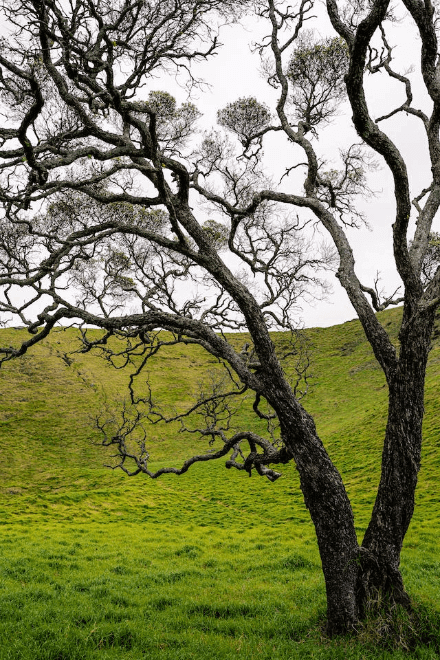
#> input picture image1.png, 440 x 660 px
$ python 20.py   (older library calls are emulated)
#> lines starting #> are read from the running program, lines starting #| are printed output that depends on the picture
import cv2
import numpy as np
import matplotlib.pyplot as plt
import matplotlib.patches as patches
from skimage.feature import graycomatrix, graycoprops

# 1. Load the grayscale image
# Ensure 'image.png' is in your directory and is large enough (e.g., > 200x200 pixels)
image = cv2.imread('image1.png', cv2.IMREAD_GRAYSCALE)
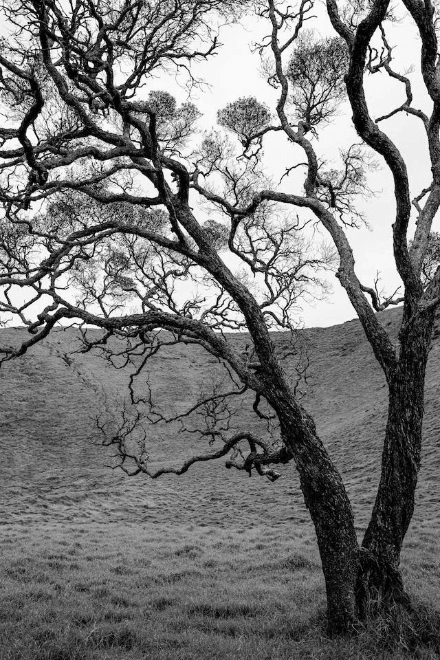
#> image: shape (660, 440); min 2, max 250, mean 120.6

# 2. Define two different regions (patches) for comparison
# Adjust these coordinates based on your specific image to capture different textures
# Format: image[y_start:y_end, x_start:x_end]
patch_size = 50
y1, x1 = 20, 20      # Coordinates for Region 1 (e.g., a smooth background area)
y2, x2 = 100, 100    # Coordinates for Region 2 (e.g., a highly textured object area)

patch1 = image[y1:y1+patch_size, x1:x1+patch_size]
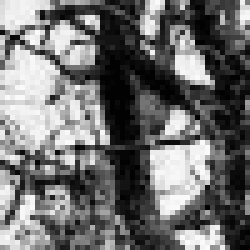
#> patch1: shape (50, 50) (shown 5 times larger); min 2, max 250, mean 111.4
patch2 = image[y2:y2+patch_size, x2:x2+patch_size]
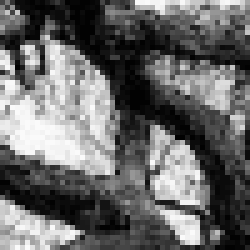
#> patch2: shape (50, 50) (shown 5 times larger); min 2, max 250, mean 105.3

# 3. Define a helper function to compute GLCM and extract features
def get_glcm_features(patch):
    # Compute the GLCM
    # distances=[1]: looks at the immediate neighbor
    # angles=[0]: looks in the horizontal direction (0 radians)
    # levels=256: standard grayscale depth
    glcm = graycomatrix(patch, distances=[1], angles=[0], levels=256,
                        symmetric=True, normed=True)

    # Extract the 4 required features
    contrast = graycoprops(glcm, 'contrast')[0, 0]
#> contrast = 3034.5
    correlation = graycoprops(glcm, 'correlation')[0, 0]
#> correlation = 0.783
    energy = graycoprops(glcm, 'energy')[0, 0]
#> energy = 0.0436
    homogeneity = graycoprops(glcm, 'homogeneity')[0, 0]
#> homogeneity = 0.101

    return contrast, correlation, energy, homogeneity

# 4. Compute features for both regions
features1 = get_glcm_features(patch1)
#> features1 = (3034.5, 0.783, 0.0436, 0.101)
features2 = get_glcm_features(patch2)
#> features2 = (1887.6, 0.852, 0.0431, 0.103)

# 5. Print the comparison
print("=" * 60)
print(f"{'Feature':<15} | {'Region 1 (Patch 1)':<20} | {'Region 2 (Patch 2)'}")
print("=" * 60)
feature_names = ['Contrast', 'Correlation', 'Energy', 'Homogeneity']
for i, name in enumerate(feature_names):
    print(f"{name:<15} | {features1[i]:<20.4f} | {features2[i]:.4f}")
#> this loop made 4 passes
#| Contrast        | 3034.5000            | 1887.5637
#| Correlation     | 0.7831               | 0.8517
#| Energy          | 0.0436               | 0.0431
#| Homogeneity     | 0.1008               | 0.1032
print("=" * 60)

# 6. Visualize the image and the selected regions
fig, ax = plt.subplots(1, 3, figsize=(15, 5))

# Show original image with bounding boxes
ax[0].imshow(image, cmap='gray')
rect1 = patches.Rectangle((x1, y1), patch_size, patch_size, linewidth=2, edgecolor='red', facecolor='none')
rect2 = patches.Rectangle((x2, y2), patch_size, patch_size, linewidth=2, edgecolor='blue', facecolor='none')
ax[0].add_patch(rect1)
ax[0].add_patch(rect2)
ax[0].set_title('Original Image with Regions')
ax[0].axis('off')

# Show Patch 1
ax[1].imshow(patch1, cmap='gray')
ax[1].set_title('Region 1 (Red Box)')
ax[1].axis('off')

# Show Patch 2
ax[2].imshow(patch2, cmap='gray')
ax[2].set_title('Region 2 (Blue Box)')
ax[2].axis('off')

plt.tight_layout()
plt.show()
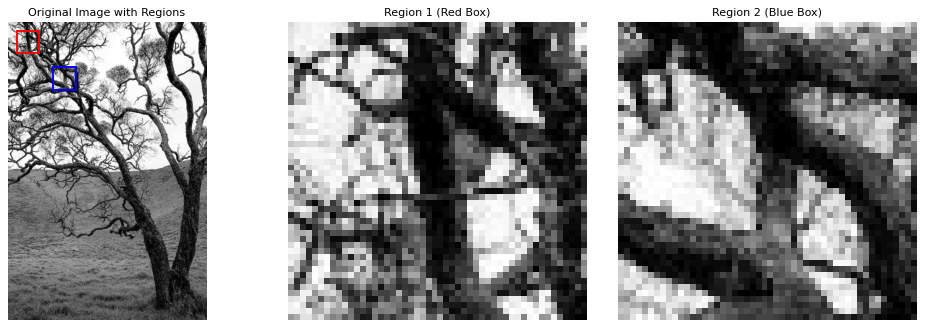
#> figure drawn by matplotlib, 3 panels
